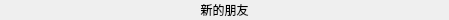
<?xml version="1.0" encoding="UTF-8"?>
<ui version="4.0">
 <class>GroupTipItem</class>
 <widget class="QWidget" name="GroupTipItem">
  <property name="geometry">
   <rect>
    <x>0</x>
    <y>0</y>
    <width>449</width>
    <height>20</height>
   </rect>
  </property>
  <property name="minimumSize">
   <size>
    <width>0</width>
    <height>20</height>
   </size>
  </property>
  <property name="maximumSize">
   <size>
    <width>16777215</width>
    <height>20</height>
   </size>
  </property>
  <property name="windowTitle">
   <string>Form</string>
  </property>
  <layout class="QVBoxLayout" name="verticalLayout">
   <property name="spacing">
    <number>0</number>
   </property>
   <property name="leftMargin">
    <number>0</number>
   </property>
   <property name="topMargin">
    <number>0</number>
   </property>
   <property name="rightMargin">
    <number>0</number>
   </property>
   <property name="bottomMargin">
    <number>0</number>
   </property>
   <item>
    <widget class="QLabel" name="label">
     <property name="text">
      <string>新的朋友</string>
     </property>
     <property name="alignment">
      <set>Qt::AlignCenter</set>
     </property>
    </widget>
   </item>
  </layout>
 </widget>
 <resources/>
 <connections/>
</ui>
